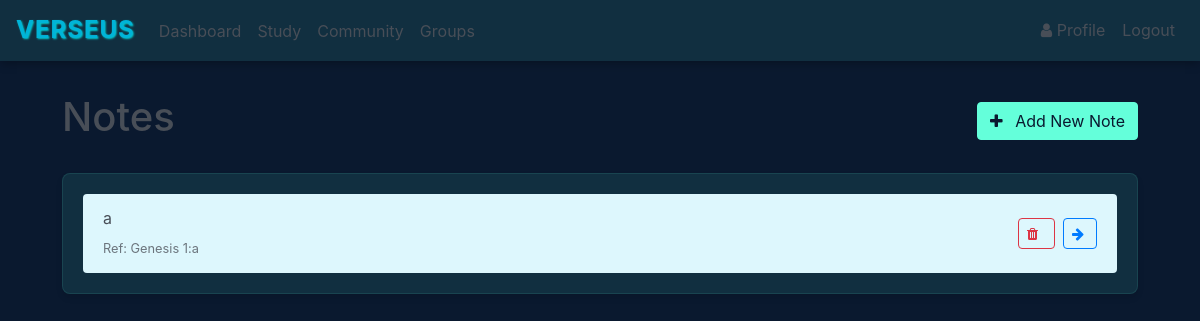
/verses (signed in), run on an earlier commit of the app's database.
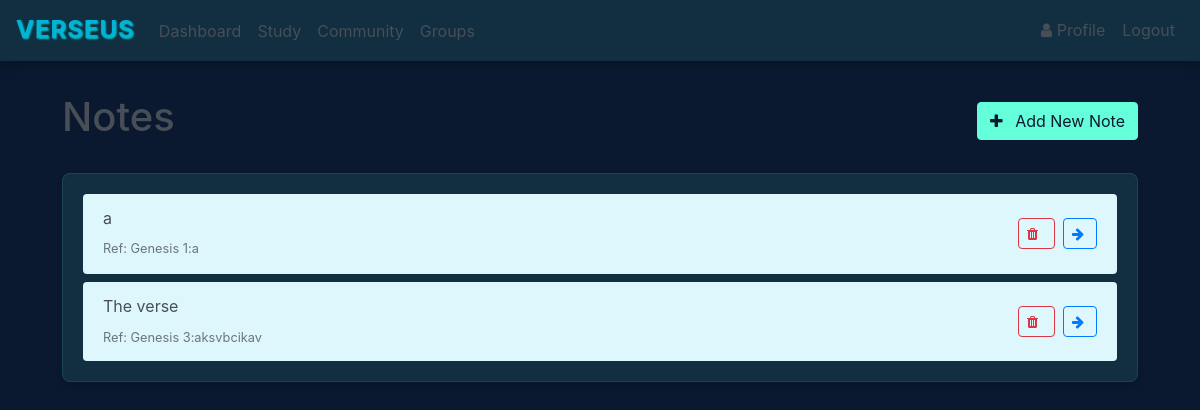
And on a later commit of the database.
### website/models.py (models this page shows)
class Note(db.Model):
    id = db.Column(db.Integer, primary_key=True)
    title = db.Column(db.String(100), default="Untitled Verse")
    data = db.Column(db.String(500))
    date = db.Column(db.DateTime(timezone=True), default=func.now())
    user_id = db.Column(db.Integer, db.ForeignKey('user.id'))
    data_blanked = db.Column(db.String(500))
    ref = db.Column(JSON)
    word_blank_positions = db.Column(JSON)
    completions = db.Column(db.Integer, default=0)

### website/views.py (the view)
@views.route('/verses', methods=['GET'])
@login_required
def verses():
    books_of_the_bible = [
    "Genesis", "Exodus", "Leviticus", "Numbers", "Deuteronomy",
    "Joshua", "Judges", "Ruth", "1 Samuel", "2 Samuel",
    "1 Kings", "2 Kings", "1 Chronicles", "2 Chronicles", "Ezra",
    "Nehemiah", "Esther", "Job", "Psalms", "Proverbs",
    "Ecclesiastes", "Song of Solomon", "Isaiah", "Jeremiah", "Lamentations",
    "Ezekiel", "Daniel", "Hosea", "Joel", "Amos",
    "Obadiah", "Jonah", "Micah", "Nahum", "Habakkuk",
    "Zephaniah", "Haggai", "Zechariah", "Malachi",
    "Matthew", "Mark", "Luke", "John", "Acts",
    "Romans", "1 Corinthians", "2 Corinthians", "Galatians", "Ephesians",
    "Philippians", "Colossians", "1 Thessalonians", "2 Thessalonians", "1 Timothy",
    "2 Timothy", "Titus", "Philemon", "Hebrews", "James",
    "1 Peter", "2 Peter", "1 John", "2 John", "3 John",
    "Jude", "Revelation"]
    return render_template("verses.html", user=current_user, books=books_of_the_bible)

### website/templates/verses.html (shortened to what this page needs)
{% extends "base.html" %}
{% block content %}
<div class="d-flex justify-content-between align-items-center mb-4">
    <h1>Notes</h1>
    <a href="/add-note" class="btn btn-success">
        <i class="fa fa-plus"></i> Add New Note
    </a>
</div>
<div class="card">
    <div class="card-body">
        <ul class="list-group list-group-flush" id="notes">
            {% for note in user.notes %}
            <li class="list-group-item d-flex justify-content-between align-items-center">
                <div class="note-content">
                    <div class="note-text">{{ note.title }}</div>
                    <small class="text-muted">Ref: {{ note.ref }}</small>
                </div>
                <div class="note-actions">
                    <button type="button" class="btn btn-sm btn-outline-danger mr-2"
                        onClick="deleteNote('{{ note.id }}')">
                        <i class="fa fa-trash"></i>
                    </button>
                    <a href="/verses/{{ note.id }}" class="btn btn-sm btn-outline-primary">
                        <i class="fa fa-arrow-right"></i>
                    </a>
                </div>
            </li>
            {% endfor %}
        </ul>
    </div>
</div>
{% endblock %}

What changed in the data, as far as the page shows it:
added Note: title "The verse", ref "Genesis 3:aksvbcikav"
